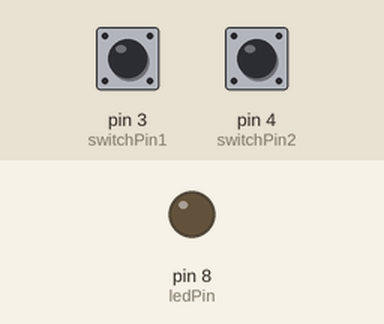
Recording of a sketch running on a simulated Arduino Uno, built with avr-gcc and run on an emulated ATmega328P. On the bench: output pins drawn as LEDs (lit = HIGH). The inputs (shaded band) are chosen by the test bench; at power-on: pin 3 (switchPin1) LOW, pin 4 (switchPin2) LOW.

Above: at 1.2 s.
1.3 s: pin 3 (switchPin1) pulled HIGH for 0.15 s
At 1.37 s:
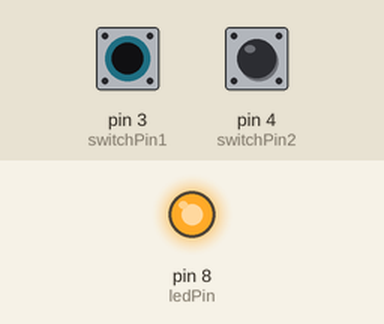
2.9 s: pin 3 (switchPin1) pulled HIGH for 3.2 s
At 7.1 s:
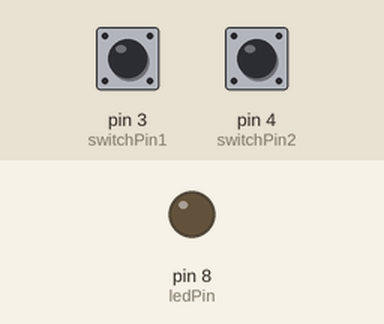
7.6 s: pin 4 (switchPin2) pulled HIGH for 3.2 s
At 8.2 s:
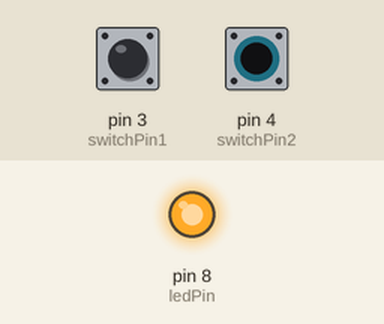
Timing chart, 0 to 12.3 s (numbered marks = the images above; inputs shaded):
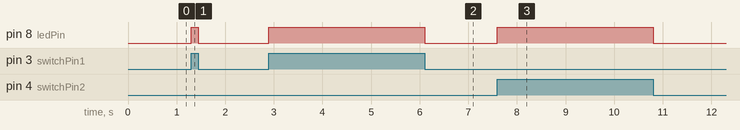

Measured:
- after the input at 1.3 s, pin 8 (ledPin): LOW → HIGH at once, → LOW 0.15 s later
- after the input at 2.9 s, pin 8 (ledPin): LOW → HIGH at once, → LOW 3.2 s later
- after the input at 7.6 s, pin 8 (ledPin): LOW → HIGH at once, → LOW 3.2 s later

The sketch:

dualSwitch.ino
```cpp
int switchPin1 = 3; // switch connected to pin 3
int switchPin2 = 4; // switch connected to pin 4
int ledPin = 8; // LED connected to pin 8

int switchPos1;  // variable to hold the value of switch 1
int switchPos2;  // variable to hold the value of switch 2

void setup() {
  // put your setup code here, to run once:
  pinMode(ledPin, OUTPUT); // configure pin8 as an output
  pinMode(switchPin1, INPUT); // configure pin 3 as an input
  pinMode(switchPin2, INPUT); // configure pin 4 as an input
}

void loop() {
  // put your main code here, to run repeatedly:

  switchPos1 = digitalRead(switchPin1); // read the value of switch 1 and store it
  switchPos2 = digitalRead(switchPin2); // read the value of switch 2 and store it

  //  if (switchPos1 == HIGH && switchPos2 == HIGH) { // if both switch 1 and switch 2 is pressed

  if (switchPos1 == HIGH || switchPos2 == HIGH) { // if switch 1 or switch 2 is pressed
    digitalWrite(ledPin, HIGH); // put 5V on pin 8, turning the LED on
  } else { // otherwise
    digitalWrite(ledPin, LOW); // pull pin 8 to GND, turning the LED off
  }
}
```
